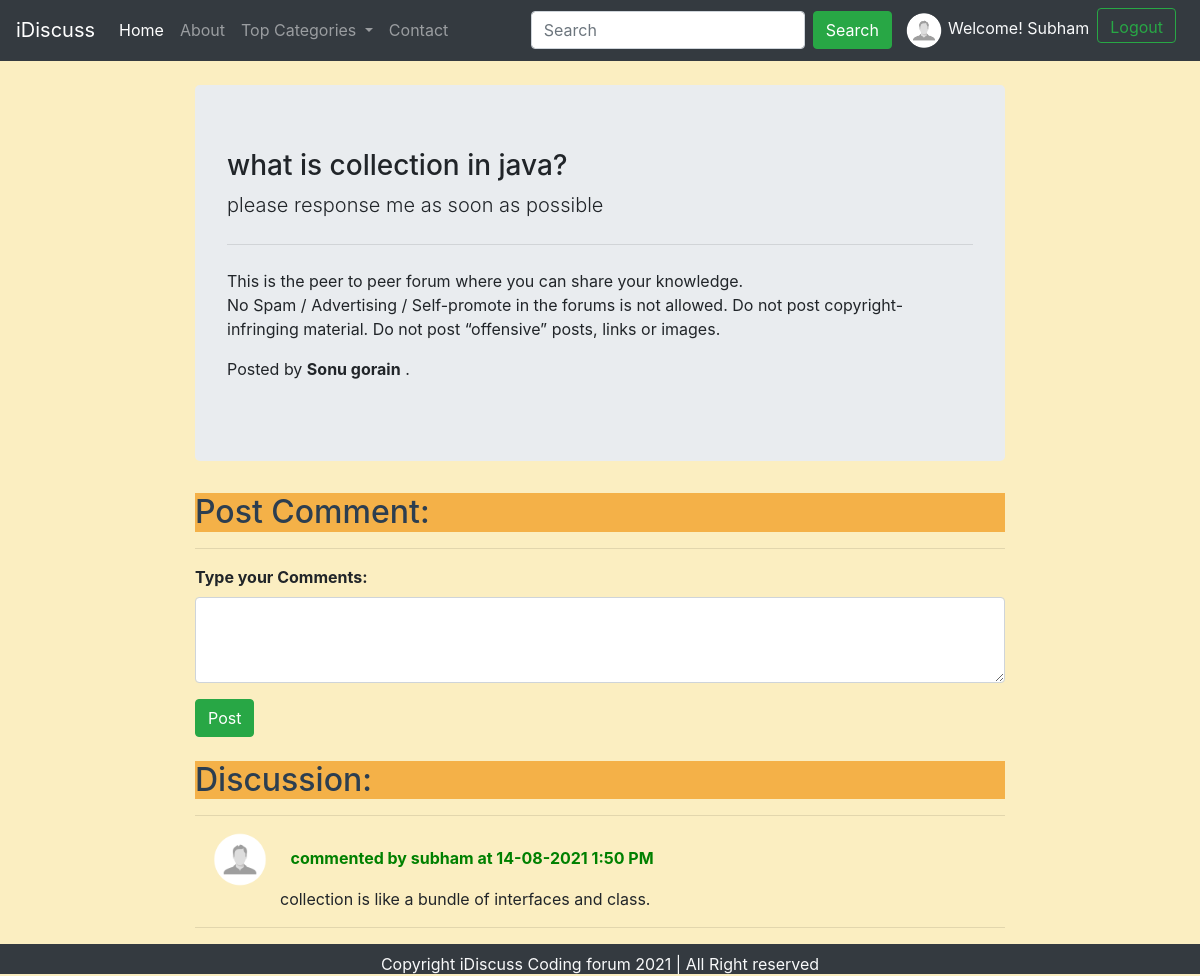
/threadques.php?threadid=21 (signed in), run on the app's committed database.
### tables this page shows
CREATE TABLE `threads` (
  `thread_id` int(7) NOT NULL,
  `thread_title` varchar(255) NOT NULL,
  `thread_desc` text NOT NULL,
  `thread_cat_id` int(7) NOT NULL,
  `thread_user_id` int(7) NOT NULL,
  `timestamp` datetime NOT NULL DEFAULT current_timestamp()
);

CREATE TABLE `users` (
  `sno` int(10) NOT NULL,
  `username` varchar(20) NOT NULL,
  `password` varchar(255) NOT NULL,
  `email` varchar(30) NOT NULL,
  `mobileNo` bigint(12) NOT NULL,
  `date` datetime NOT NULL DEFAULT current_timestamp()
);

CREATE TABLE `comments` (
  `comment_id` int(10) NOT NULL,
  `comment_content` text NOT NULL,
  `thread_id` int(10) NOT NULL,
  `comment_by` int(10) NOT NULL,
  `comment_time` datetime NOT NULL DEFAULT current_timestamp()
);

### threadques.php (the view, shortened to what this page needs)
<!doctype html>
<html lang="en">
<head>
    <link rel="stylesheet" href="https://stackpath.bootstrapcdn.com/bootstrap/4.5.0/css/bootstrap.min.css"
>
    <link rel="stylesheet" href="forum-css/style.css">
</head>
<body style="background-color: #FBEEC1;">
    <?php include 'partials/_header.php'?>
    <?php
       $id= $_GET['threadid'];
       $sql="SELECT * FROM threads WHERE  thread_id=$id";
       $result=mysqli_query($conn,$sql);
       while($row=mysqli_fetch_assoc($result))
       {
          $title=$row['thread_title'];
          $desc=$row['thread_desc'];
          $thread_user_id=$row['thread_user_id'];
       }
                  $sql2="SELECT username FROM `users` WHERE sno= '$thread_user_id' ";
                  $result2=mysqli_query($conn,$sql2);
                  $row2=mysqli_fetch_assoc($result2);
                  $posted_by=$row2['username'];
    ?>
     <div class="container my-4 " style="width:70%;" >
        <div class="jumbotron">
          <h3 > <?php echo $title ?></h3>
          <p class="lead"> <?php echo $desc ?> <p>
          <hr class="my-4">
          <p>This is the peer to peer forum where you can share your knowledge.<br>No Spam / Advertising / Self-promote in the forums is not allowed.
            Do not post copyright-infringing material.
            Do not post “offensive” posts, links or images.
        </p>
         <p>Posted by <b><?php echo ucfirst($posted_by) ?></b> .</p>
        </div>
     </div>
         <?php
           if (isset($_SESSION['loggedin']) && $_SESSION['loggedin']== true)
            {
             echo '<div class="container" style="width:70%;">
                        <form action=" '.$_SERVER['REQUEST_URI'].' " method="post">
                             <h2>Post Comment:</h2>
                             <hr>
                            <div class="form-group">
                                <label for="desc"><b>Type your Comments:</b></label>
                                <textarea class="form-control" id="comment" name="comment" rows="3"></textarea>
                                <input type="hidden" name="sno" value="'.$_SESSION["sno"].'">
                              </div>
                          <button type="submit" class="btn btn-success">Post</button>
                      </form>
             </div>';
      }
         else{
                echo '<div class="container"  style="width:70%;">
                         <h2>Post Comment:</h2>
                         <h5 class="font-weight-bold" style="color:red">You are not loggedin!Please login first</h5>
                      </div>';
         }
     ?>
             <br>
       <div class="container"  id="ques" style="width:70%;">
           <h2 >Discussion:</h2>
           <hr>
           <?php
               $id= $_GET['threadid'];
               $sql="SELECT * FROM `comments` WHERE `thread_id`=$id";
               $result=mysqli_query($conn,$sql);
               while($row=mysqli_fetch_assoc($result))
               {
                  $content=$row['comment_content'];
                  $commentTime = date_create($row['comment_time']);
                  $thread_user_id=$row['comment_by'];
                  $sql2="SELECT username FROM `users` WHERE sno= '$thread_user_id' ";
                  $result2=mysqli_query($conn,$sql2);
                  $row2=mysqli_fetch_assoc($result2);
                   echo '<div class="container">
                <img src="media/profileMan.png" width="60px" class="mr-3" alt="...">
                  <span class="font-weight-bold" style="color:green">'.'commented by '.$row2["username"].' at '.date_format($commentTime, " d-m-Y g:i A").'</span>
                <p style="margin-left:70px;">'.$content.'</p>
                </div><hr>';
                   }
            ?>
        </div>
    <?php include 'partials/_footer.php'?>
</body>
</html>

### forum-css/style.css (style rules this page uses)
h2 { background-color: #F4B148; color: #2C3E50; }

### data on the page
threads: thread_title "what is collection in java?", thread_desc "please response me as soon as possible"
users: username "Sonu gorain"
comments: users.username "subham", comment_time "14-08-2021 1:50 PM", comment_content "collection is like a bundle of interfaces and class."

### other printed values
$_SESSION['username'] "Subham"
